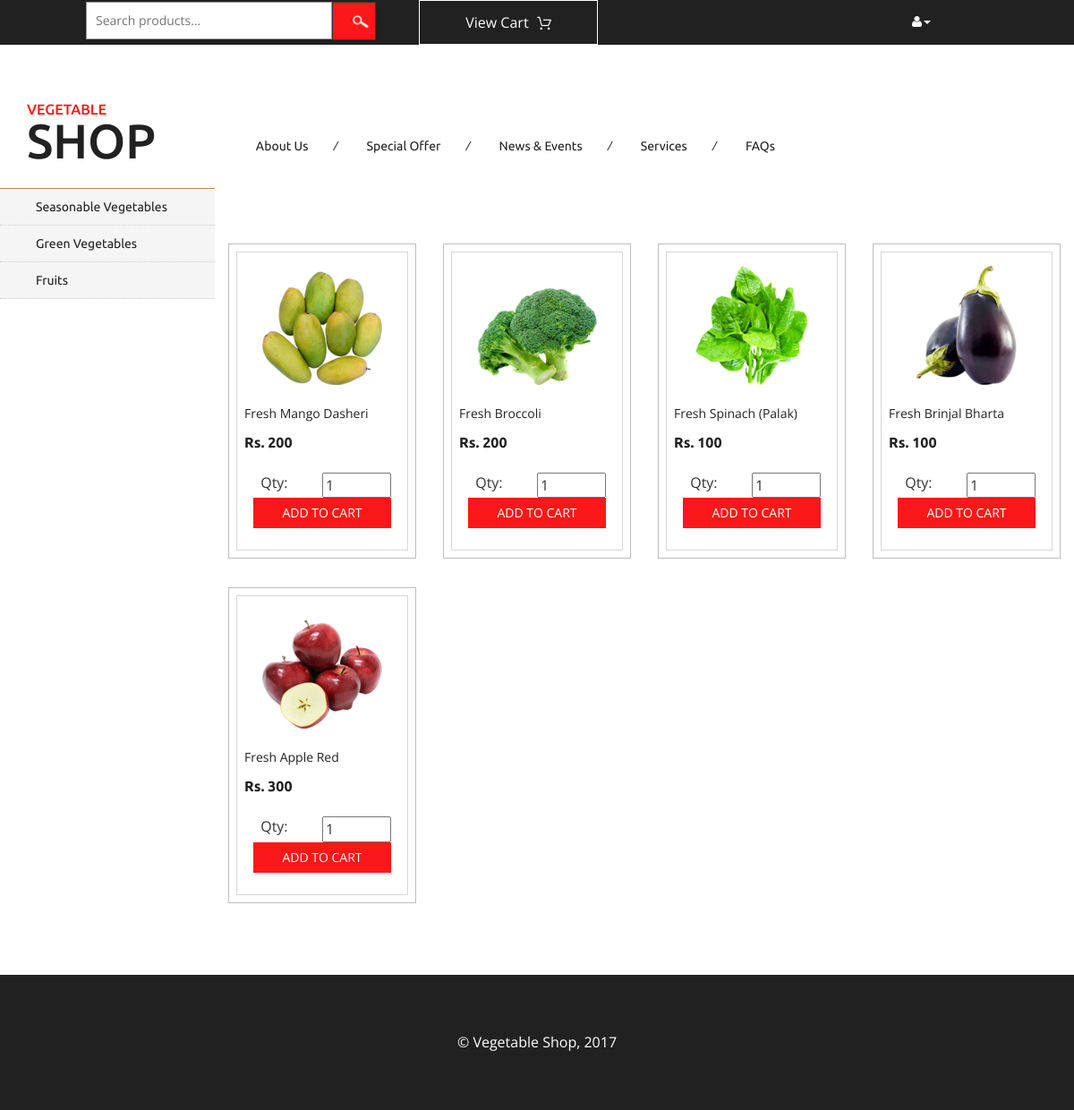
/products.php, run on the app's committed database.
### tables this page shows
CREATE TABLE `tbl_type` (
  `id` int(11) NOT NULL,
  `Type` varchar(255) NOT NULL
);

CREATE TABLE `tbl_item` (
  `id` int(11) NOT NULL,
  `ProductName` varchar(255) NOT NULL,
  `ProductType` varchar(255) NOT NULL,
  `ProductDescription` text NOT NULL,
  `Image` varchar(255) NOT NULL,
  `Price` double NOT NULL
);

### products.php (the view, shortened to what this page needs)
<?php
include 'Includes/connection.php';
if(!isset($_GET['type'])){
	$type="";
}
else{
	$type = $_GET['type'];
}
?>
<!DOCTYPE html>
<html>
<head>
<link href="Style/bootstrap.css" rel="stylesheet" type="text/css" media="all" />
<link href="Style/style.css" rel="stylesheet" type="text/css" media="all" />
<link href="Style/font-awesome.css" rel="stylesheet" type="text/css" media="all" />
</head>
<body>
<?php include 'Includes/header.php'; ?>
			<div class="w3l_banner_nav_right" style="margin-top: -50px; padding: 0px;">
			<div class="w3l_banner_nav_right_banner3_btm">
				<?php
					if($type==""){
					$qry = "SELECT * FROM tbl_item ";
					}
					else{$qry = "SELECT * FROM tbl_item WHERE ProductType='$type'";}
						$result = mysqli_query($conn, $qry);
						while ($rs = mysqli_fetch_array($result)) {
				 ?>
				<div class="col-md-3 top_brand_left" style="margin-top: 2em;">
					<div class="hover14 column">
						<div class="agile_top_brand_left_grid">
							<div class="agile_top_brand_left_grid1">
								<figure>
									<div class="snipcart-item block" >
										<div class="snipcart-thumb">
											<a href="description.php?id=<?php echo $rs['id'] ?>"><img title=" " alt="<?php echo $rs['ProductName']?>" src="Images/<?php echo $rs['Image'] ?>" /></a>
											<p><?php echo $rs['ProductName']?></p>
											<h4>Rs. <?php echo $rs['Price']?></h4>
										</div>
										<div class="snipcart-details top_brand_home_details">
											<form action="Includes/addtocart.php" method="post">
												<fieldset>
													<span style="width: 30%; float: left;">Qty: </span><input type="number" name="qty" value= 1 style="width: 50%; float: right;" />
													<input type="submit" name="submit" value="Add to cart" class="button" />
												</fieldset>
											</form>
										</div>
									</div>
								</figure>
							</div>
						</div>
					</div>
				</div>
				<?php } ?>
				<div class="clearfix"> </div>
			</div>
		</div>
			<div id="footer" style="clear: both;">
		<p>&copy; Vegetable Shop, 2017</p>
	</div>
</body>
</html>

### Includes/header.php (shortened to what this page needs)
<div class="agileits_header">
		<div class="search">
			<form action="search.php" method="post">
				<input type="text" name="Product" value="" placeholder="Search products..." onfocus="this.value = '';" onblur="if (this.value == '') {this.value = '';}" required>
				<input type="submit" value=" " name="sbmt">
			</form>
		</div>
		<div class="product_list_header">
			<button id="viewCart" style="
    width: 200px;
    height: 50px;
    background: none;
    color: #fff;
    border: 0.5px solid white;
">View Cart <img src="Images/cart.png" style="margin-left: 5px;"></button>
		</div>
		<div class="w3l_header_right">
			<ul>
				<li class="dropdown profile_details_drop">
					<a href="#" class="dropdown-toggle" data-toggle="dropdown"><i class="fa fa-user" aria-hidden="true"></i><span class="caret"></span></a>
				</li>
			</ul>
		</div>
	</div>
	<div class="logo_products">
		<div class="container">
			<div class="w3ls_logo_products_left">
				<h1><a href="index.php"><span>Vegetable</span> Shop</a></h1>
			</div>
			<div class="w3ls_logo_products_left1">
				<ul class="special_items">
					<li><a href="#">About Us</a><i>/</i></li>
					<li><a href="#">Special Offer</a><i>/</i></li>
					<li><a href="#">News & Events</a><i>/</i></li>
					<li><a href="#">Services</a><i>/</i></li>
					<li><a href="#">FAQs</a></li>
				</ul>
			</div>
			<div class="clearfix"> </div>
		</div>
	</div>
	<div class="banner">
		<div class="w3l_banner_nav_left">
			<nav class="navbar nav_bottom">
				<div class="collapse navbar-collapse" id="bs-megadropdown-tabs">
					<?php $qry3 = "SELECT Type FROM tbl_type";
							$result = mysqli_query($conn, $qry3);
					 ?>
					<ul class="nav navbar-nav nav_1">
						<?php while($ty = mysqli_fetch_array($result)){?>
						<li><a href="products.php?type=<?php echo $ty['Type'] ?>"><?php echo $ty['Type'] ?></a></li>
						<?php } ?>
					</ul>
				 </div>
			</nav>
		</div>

### data on the page
tbl_type: Type "Seasonable Vegetables"
tbl_type: Type "Green Vegetables"
tbl_type: Type "Fruits"
tbl_item: Image (picture), ProductName "Fresh Mango Dasheri", Price "200"
tbl_item: Image (picture), ProductName "Fresh Broccoli", Price "200"
tbl_item: Image (picture), ProductName "Fresh Spinach (Palak)", Price "100"
tbl_item: Image (picture), ProductName "Fresh Brinjal Bharta", Price "100"
tbl_item: Image (picture), ProductName "Fresh Apple Red", Price "300"
